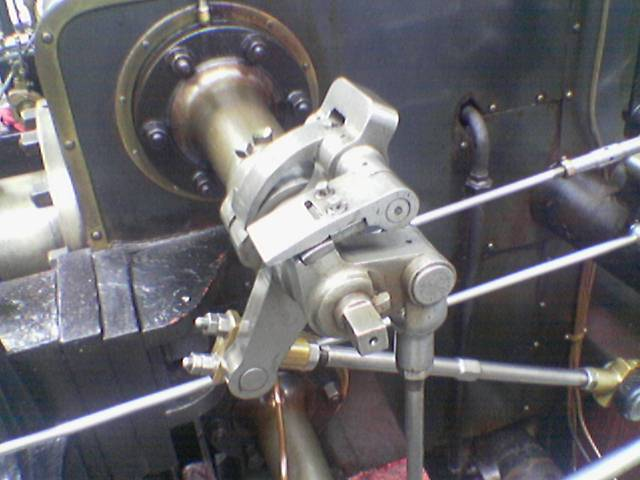
#> input picture notebooks/module_03/data/valve.png, 640 x 480 px
$ jupyter execute 03_edge_detection.ipynb   (shell and % lines are left out)
#> lines starting #> are read from the running program, lines starting #| are printed output that depends on the picture; after the words box and inside, x2 and y2 are one past the last pixel; in counts of white or black regions, pixels touching at a corner belong together
[cell 1]
import cv2
import matplotlib.pyplot as plt
import numpy as np

plt.rcParams['figure.figsize'] = (6, 4.5)

# Edge Detection

## Edge Detection in 1D

Here is an array representing an edge in 1D.

[cell 2]
edge = np.array([0., 1., 1., 0., 1., 8., 7., 9., 7., 8.])
plt.plot(edge)
plt.show()
#> figure, not shown here; curve peaks at x = 7, y = 9

(1 point) Calculate the derivative of this array. In order words, for each position, calculate the difference between the next element and the current element. You should be able to do this in one line in vectorized form without using `for` loops.

Don't worry too much about boundaries. We'll just have the resulting array one element shorter than the input.

Plot the result together with the original array. You should able to see that the peak of your derivative array indictes where the step edge is.

[cell 3]
derivative = np.array([edge[i+1] - edge[i] for i in range(len(edge)-1)])
plt.plot(edge)
plt.plot(np.arange(len(derivative)) + 0.5, derivative)
plt.show()
#> figure, not shown here; curve peaks at x = 7, y = 9

(1 point) Verify that this is equivalent to convolving the input array with a 2-element kernel. Define this kernel in the cell below, do the convolution by calling `np.convolve()`, and plot the result. To ensure that the output has the same shape as in the last cell, you should choose the correct `mode` parameter when calling `np.convolve()`.

[cell 4]
kernel = [-1, 1]
new_derivative = np.convolve(edge, kernel, 'valid')
plt.plot(np.arange(len(new_derivative)) + 0.5, new_derivative)
plt.show()
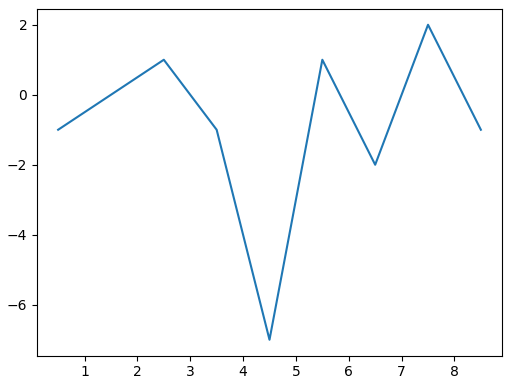
#> figure drawn by matplotlib, 1 panel

## Edge Detection in 2D

The following cell loads a sample image, converts it to grayscale, and displays it.

We set `cmap='gray'` when displaying the grayscale image. To make things easier for the graders, you should do the same in your code snippets.

[cell 5]
plt.rcParams['figure.figsize'] = (12, 9)

img_path = 'data/valve.png'
img = plt.imread(img_path)
#> img is the input picture: shape (480, 640, 3) float32; mean R, G, B 0.417, 0.411, 0.427
img = cv2.cvtColor(img, cv2.COLOR_RGB2GRAY)
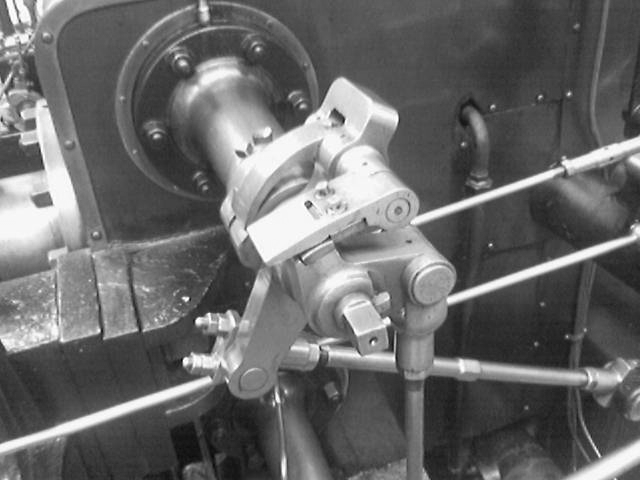
#> img: shape (480, 640) float32; min 0.0245, max 1, mean 0.415
plt.imshow(img, cmap='gray')
plt.show()

(1 points) Smooth the image with a 5x5 Gaussian kernel with sigma=1 by calling `cv2.GaussianBlur()`. Display the result.

[cell 6]
blurred = cv2.GaussianBlur(img, (5, 5), 1)
plt.imshow(blurred, cmap='gray')
plt.show()

(2 points) Calculate the gradient images in both the x direction and the y direction using `cv2.Sobel()` with a kernel size of `3`. Display the results. You should also call `plt.colorbar()` to show the data range of the derivative maps.

[cell 7]
dx = cv2.Sobel(blurred, -1, dx=1, dy=0, ksize=3)
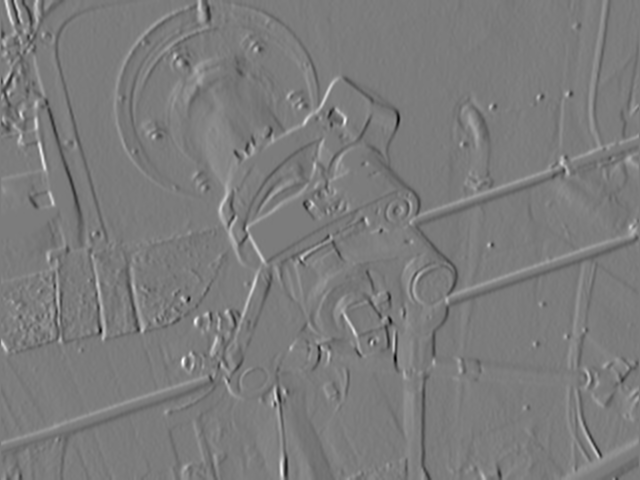
#> dx: shape (480, 640) float32; min -1.96, max 2.06, mean -0.00197; drawn with min black and max white
dy = cv2.Sobel(blurred, -1, dx=0, dy=1, ksize=3)
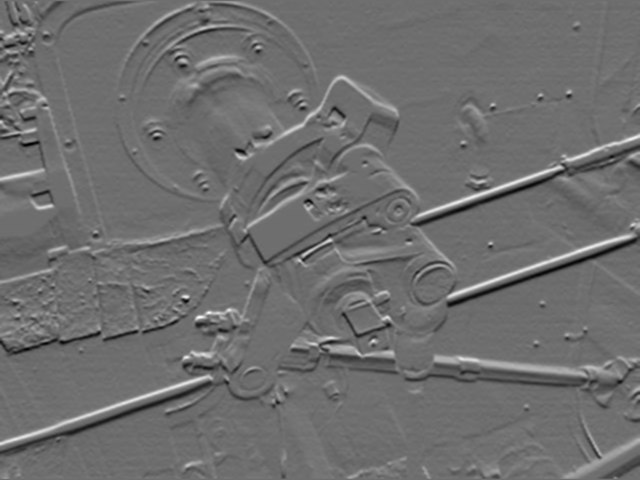
#> dy: shape (480, 640) float32; min -1.26, max 1.64, mean -0.000451; drawn with min black and max white
plt.imshow(dx, cmap='gray')
plt.title('dx')
plt.colorbar()
plt.show()
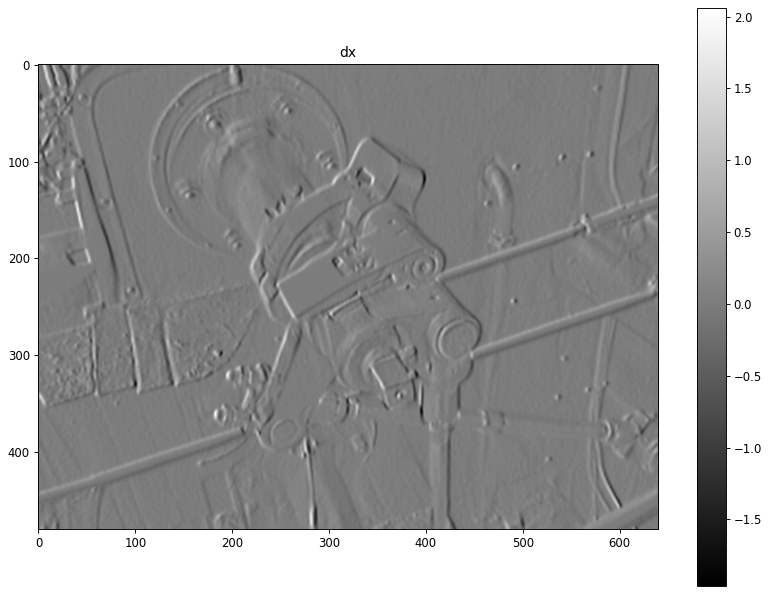
#> figure drawn by matplotlib, 2 panels

plt.imshow(dy, cmap='gray')
plt.title('dy')
plt.colorbar()
plt.show()
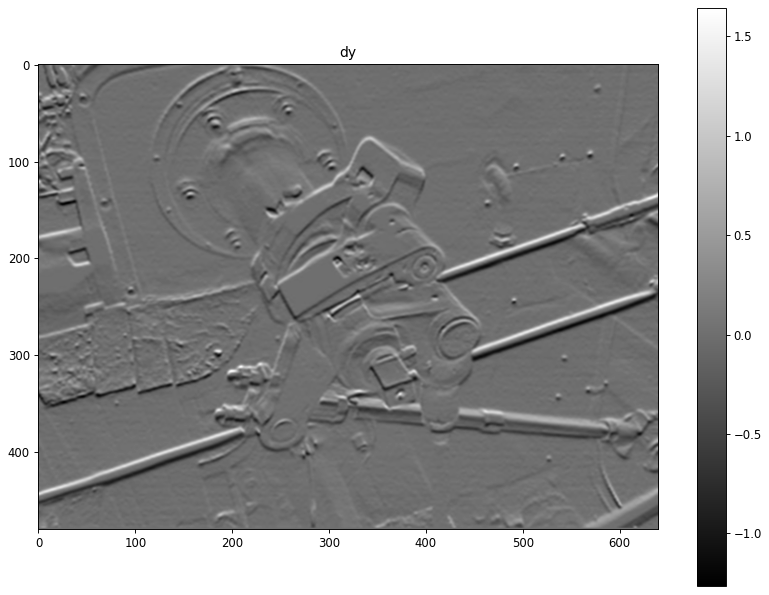
#> figure drawn by matplotlib, 2 panels

(1 points) Calculate the gradient magnitude map by combining gradients in both directions and display the result.

[cell 8]
magnitude = np.sqrt(np.square(dx) + np.square(dy))
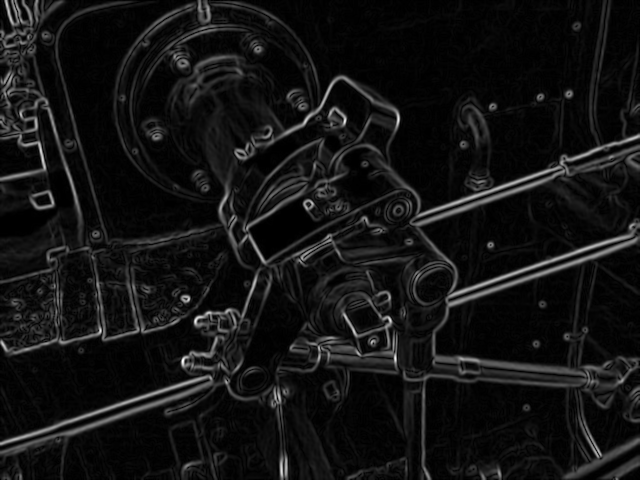
#> magnitude: shape (480, 640) float32; min 0, max 2.07, mean 0.159; drawn with min black and max white
plt.imshow(magnitude, cmap='gray')
plt.title('magnitude')
plt.colorbar()
plt.show()
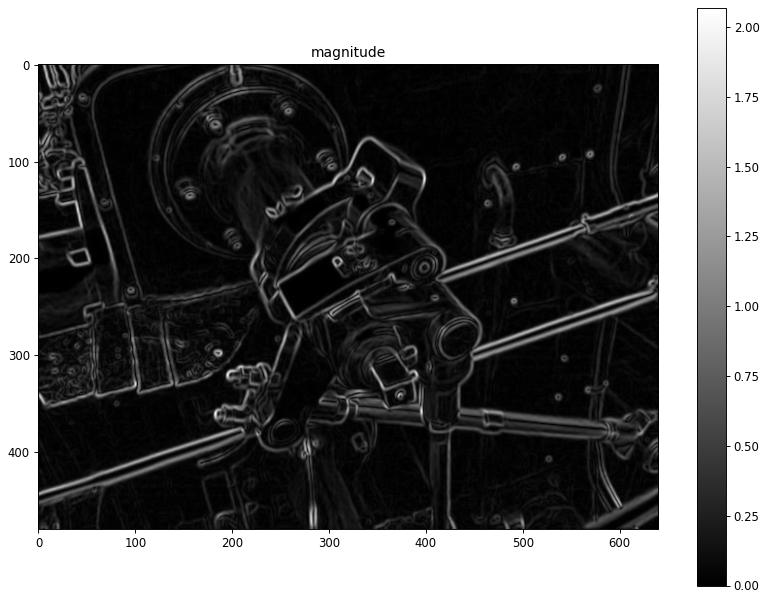
#> figure drawn by matplotlib, 2 panels

(1 points) Pick a threshold on the edge magnitude. Set all pixels with an edge magnitude greater than the threshold to 1.0 and the rest to 0.0. Display the result.

[cell 9]
threshold = 0.4
thresholded = np.zeros_like(magnitude)
thresholded[magnitude > threshold] = 1      #threshold = magnitude > threshold

plt.imshow(thresholded, cmap='gray')
plt.title('thresholded')
plt.show()
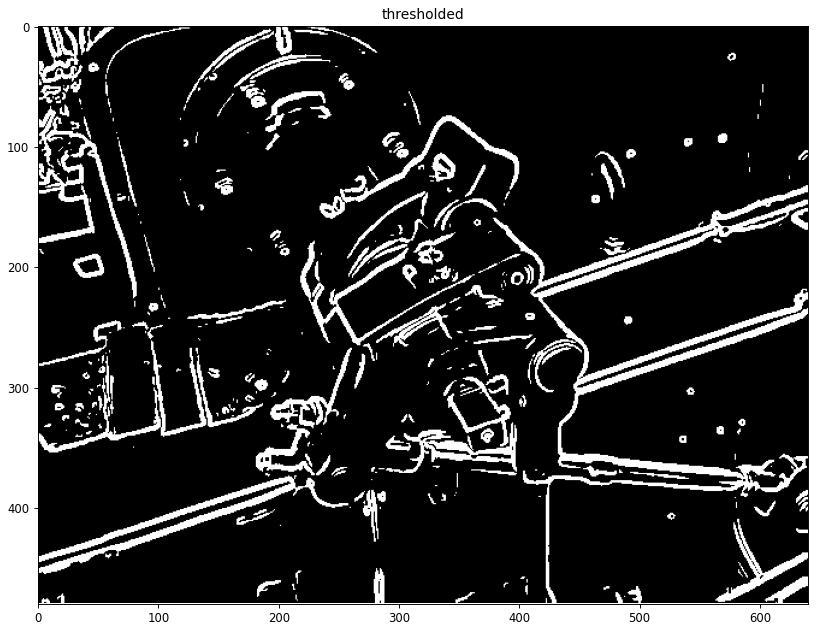
#> figure drawn by matplotlib, 1 panel

(1 point) Does this result effectively capture the edges in the image?

[cell 10]
# Type your answer below:
#
# There are some discontinuities
# Some edges are extremely thick
# Other edges are very small

(1 points) Now do edge detection by directly calling `cv2.Canny()` instead. You can refer to OpenCV's [docs](https://docs.opencv.org/4.6.0/) for details. You should pick appropriate thresholds to make the result look reasonabe.

Canny requires img to be in uint8

[cell 11]
img_uint8 = (img+255).astype(np.uint8)
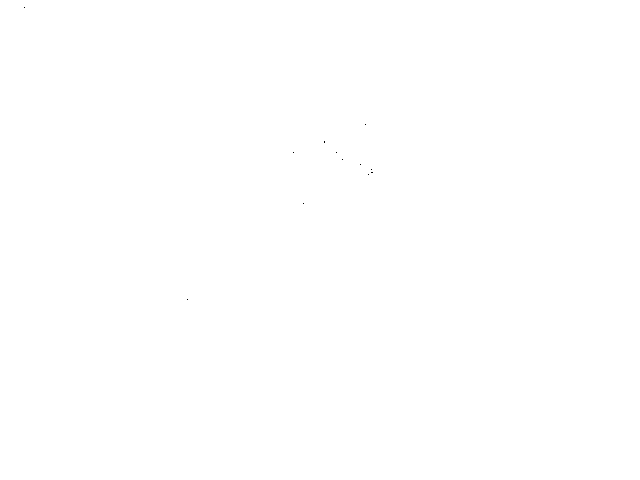
#> img_uint8: shape (480, 640); 100% white; black in thin lines or dots, all inside (x1, y1, x2, y2) = (24, 7, 373, 300)
canny_edges = cv2.Canny(img_uint8, 100, 200)        #100, 200 = low and high thresholds, Hysteresis thresholding
#> canny_edges: shape (480, 640); 0.03% white in thin lines or dots, all inside (x1, y1, x2, y2) = (23, 6, 373, 301)


plt.imshow(canny_edges, cmap='gray')
plt.title('Canny edges')
plt.show()
